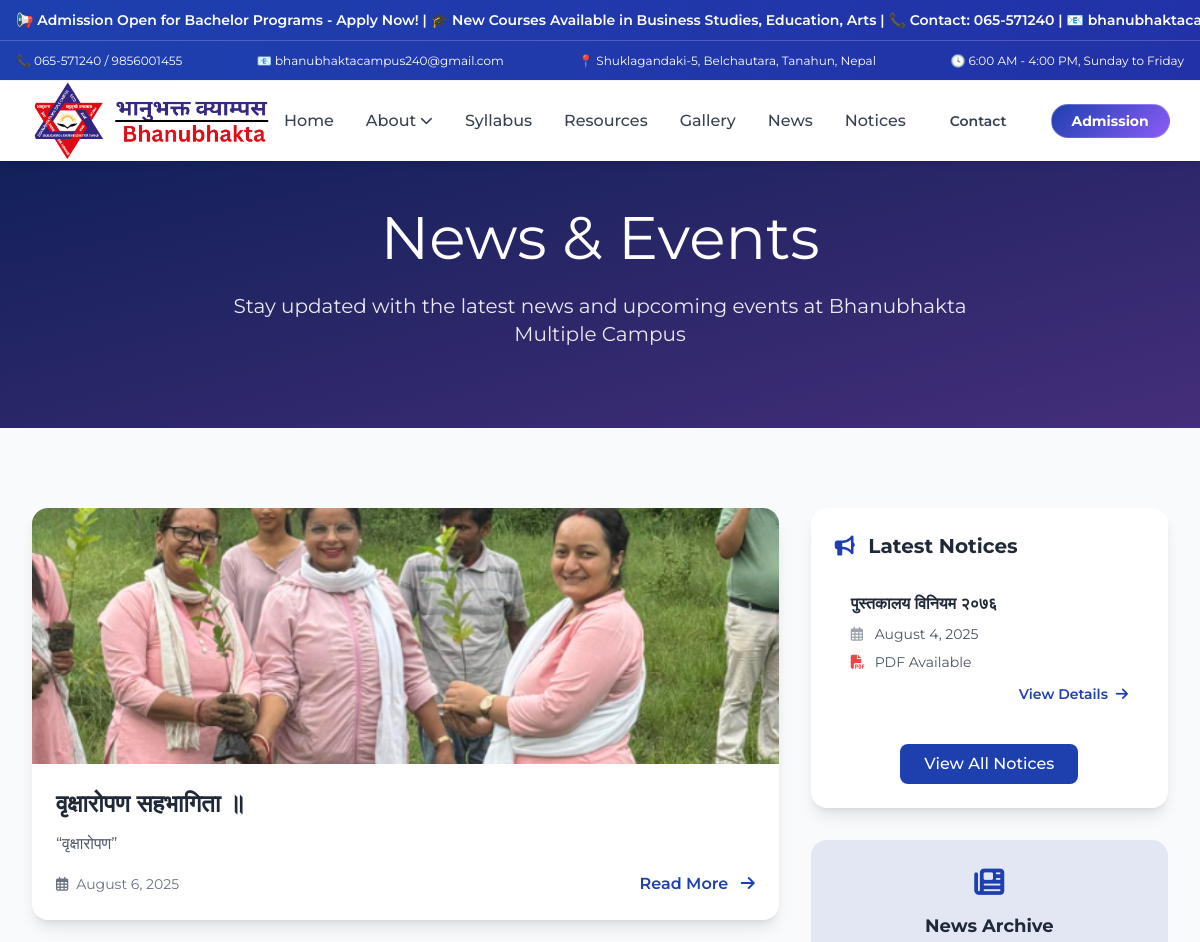
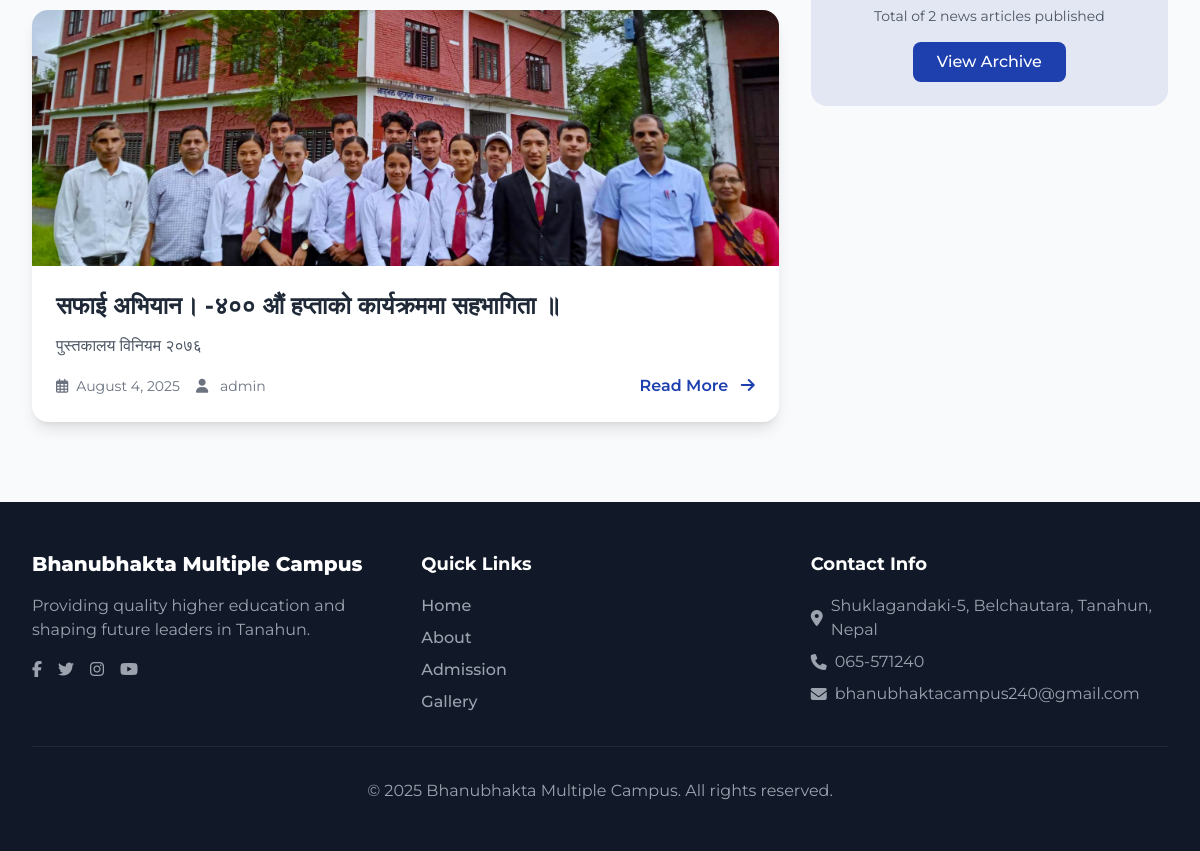
Page /news/ on the committed database (2 pictures, top to bottom).
### base/models.py (models this page shows, shortened)
class News(models.Model):
    title = models.CharField(max_length=200)
    content = models.TextField()
    published_date = models.DateTimeField(default=timezone.now)
    author = models.ForeignKey(User, on_delete=models.SET_NULL, null=True, blank=True)
    image = models.ImageField(upload_to='news_images/', blank=True, null=True)
    is_published = models.BooleanField(default=False)
    class Meta:
        ordering = ['-published_date']
        verbose_name_plural = "News"

class Notice(models.Model):
    title = models.CharField(max_length=200)
    content = models.TextField(blank=True)
    published_date = models.DateTimeField(default=timezone.now)
    is_published = models.BooleanField(default=False)
    file = models.FileField(upload_to='notices/', blank=True, null=True, help_text="Optional PDF file for the notice.")
    class Meta:
        ordering = ['-published_date']

### base/views.py (the view)
# urls.py: path('news/', views.news, name='news'),
def news(request):
    news_list = News.objects.filter(is_published=True).order_by('-published_date')
    paginator = Paginator(news_list, 6)
    page_number = request.GET.get('page')
    news = paginator.get_page(page_number)
    latest_notices = Notice.objects.filter(is_published=True)[:5]
    context = {
        'news': news,
        'latest_notices': latest_notices,
        'total_news': news_list.count(),
    }
    return render(request, 'news.html', context)

### base/templates/news.html (shortened to what this page needs)
{% extends 'base.html' %}
{% load static %}
{% block content %}
<section class="relative py-20 bg-gradient-to-br from-school-blue to-school-purple">
    <div class="absolute inset-0 bg-black/50"></div>
    <div class="relative z-10 max-w-7xl mx-auto px-4 sm:px-6 lg:px-8 text-center">
        <h1 class="font-playful text-4xl sm:text-5xl lg:text-6xl text-white mb-6">News & Events</h1>
        <p class="text-xl text-white/90 max-w-3xl mx-auto">
            Stay updated with the latest news and upcoming events at Bhanubhakta Multiple Campus
        </p>
    </div>
</section>
<section class="py-20 bg-gray-50">
    <div class="max-w-7xl mx-auto px-4 sm:px-6 lg:px-8">
        <div class="grid lg:grid-cols-3 gap-8">
            <div class="lg:col-span-2">
                <div class="space-y-8">
                    {% for news_item in news %}
                    <div class="bg-white rounded-2xl shadow-lg overflow-hidden">
                        {% if news_item.image %}
                        <img src="{{ news_item.image.url }}" alt="{{ news_item.title }}" class="w-full h-64 object-cover">
                        {% endif %}
                        <div class="p-6">
                            <h2 class="text-2xl font-semibold text-gray-800 mb-3">
                                {{ news_item.title }}
                            </h2>
                            <p class="text-gray-600 mb-4">
                                {{ news_item.content|truncatewords:50 }}
                            </p>
                            <div class="flex items-center justify-between">
                                <div class="flex items-center text-sm text-gray-500">
                                    <i class="far fa-calendar-alt mr-2"></i>
                                    {{ news_item.published_date|date:"F j, Y" }}
                                    {% if news_item.author %}
                                    <span class="ml-4">
                                        <i class="fas fa-user mr-2"></i>
                                        {{ news_item.author.get_full_name|default:news_item.author.username }}
                                    </span>
                                    {% endif %}
                                </div>
                                <a href="{% url 'base:news_detail' news_item.pk %}" class="text-school-blue hover:text-school-blue/80 font-medium">
                                    Read More <i class="fas fa-arrow-right ml-2"></i>
                                </a>
                            </div>
                        </div>
                    </div>
                    {% empty %}
                    <div class="text-center text-gray-600 py-8">
                        <i class="fas fa-newspaper text-4xl text-gray-400 mb-4"></i>
                        <h3 class="text-xl font-semibold mb-2">No News Available</h3>
                        <p>No news articles are available at the moment. Please check back later.</p>
                    </div>
                    {% endfor %}
                </div>
            </div>
            <div class="space-y-8">
                <div class="bg-white rounded-2xl shadow-lg p-6">
                    <h3 class="text-xl font-semibold text-gray-800 mb-4">
                        <i class="fas fa-bullhorn mr-2 text-school-blue"></i>
                        Latest Notices
                    </h3>
                    <div class="space-y-4">
                        {% for notice in latest_notices %}
                        <div class="group hover:bg-gray-50 rounded-lg p-4 transition-all">
                            <h4 class="font-semibold text-gray-800 group-hover:text-school-blue transition-colors mb-2">
                                {{ notice.title }}
                            </h4>
                            <div class="flex items-center text-sm text-gray-600 mb-2">
                                <i class="far fa-calendar-alt mr-2 w-4 text-gray-400"></i>
                                {{ notice.published_date|date:"F j, Y" }}
                            </div>
                            {% if notice.file %}
                            <div class="flex items-center text-sm text-gray-600 mb-2">
                                <i class="fas fa-file-pdf mr-2 w-4 text-red-500"></i>
                                <span>PDF Available</span>
                            </div>
                            {% endif %}
                            <div class="mt-3 flex justify-end">
                                <a href="{% url 'base:notice_detail' notice.pk %}" class="text-school-blue hover:text-school-blue/80 text-sm font-medium">
                                    View Details <i class="fas fa-arrow-right ml-1"></i>
                                </a>
                            </div>
                        </div>
                        {% empty %}
                        <p class="text-gray-500 text-sm italic">
                            No recent notices at this time.
                        </p>
                        {% endfor %}
                    </div>
                    <div class="mt-6 text-center">
                        <a href="{% url 'base:notice' %}" class="inline-block px-6 py-2 bg-school-blue text-white rounded-lg hover:bg-school-blue/90 transition-colors">
                            View All Notices
                        </a>
                    </div>
                </div>
                <div class="bg-school-blue/10 rounded-2xl p-6 text-center">
                    <i class="fas fa-newspaper text-3xl text-school-blue mb-3"></i>
                    <h4 class="text-lg font-semibold text-gray-800 mb-2">News Archive</h4>
                    <p class="text-sm text-gray-600 mb-4">
                        Total of {{ total_news }} news articles published
                    </p>
                    <a href="#" class="inline-block px-6 py-2 bg-school-blue text-white rounded-lg hover:bg-school-blue/90 transition-colors">
                        View Archive
                    </a>
                </div>
            </div>
        </div>
    </div>
</section>
{% endblock %}

### base/templates/base.html (style rules this page uses)
.font-playful { font-family: 'Montserrat', sans-serif; }
.font-clean { font-family: 'Montserrat', sans-serif; }
body { font-weight: 400; }
h1 { font-weight: 900; }
h2, h3 { font-weight: 600; }
p, li { font-weight: 400; }
a { font-weight: 500; }

### rows in the picture
News: image (picture), title "वृक्षारोपण सहभागिता ॥", content "“वृक्षारोपण”", published_date "August 6, 2025"
News: image (picture), title "सफाई अभियान। -४०० औं हप्ताको कार्यक्रममा सहभागिता ॥", content "पुस्तकालय विनियम २०७६", published_date "August 4, 2025", author.get_full_name "admin"
Notice: title "पुस्तकालय विनियम २०७६", published_date "August 4, 2025", shows "PDF Available"

### other values in the picture
{{ total_news }} "2"
